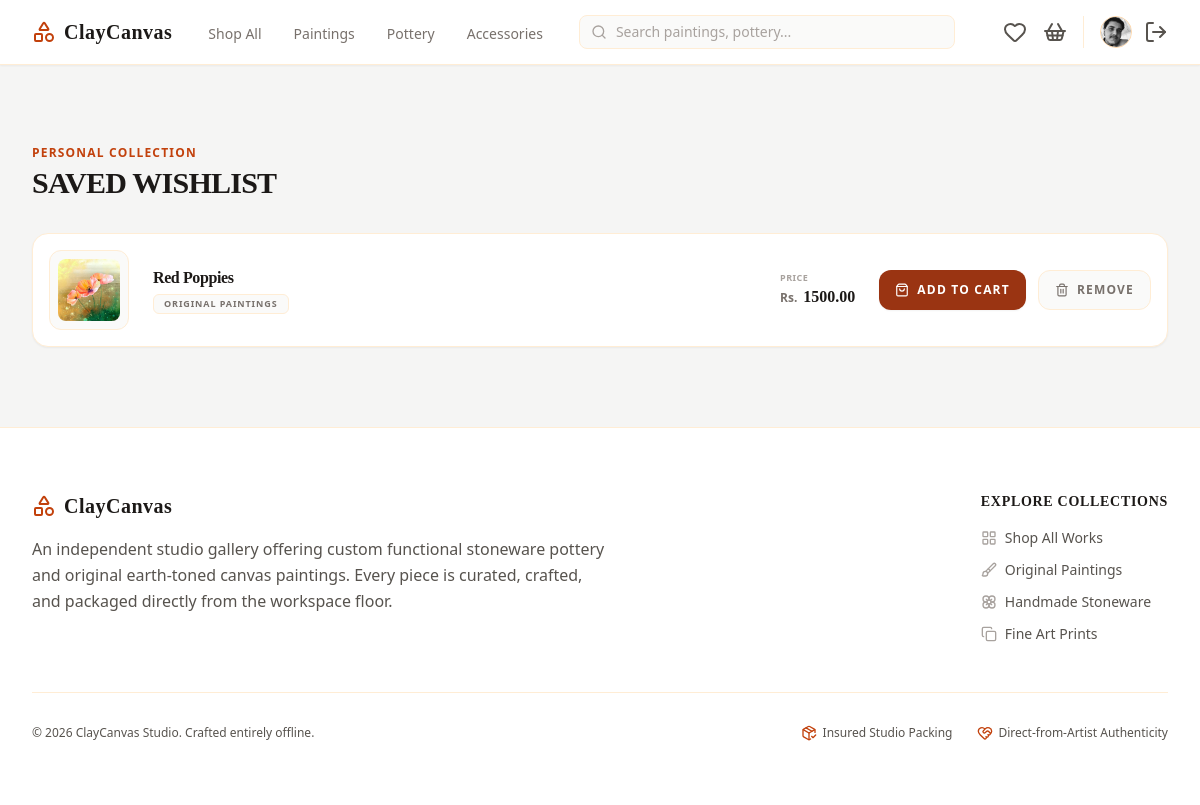
Page /wishlist/ (signed in) on the earlier database version.
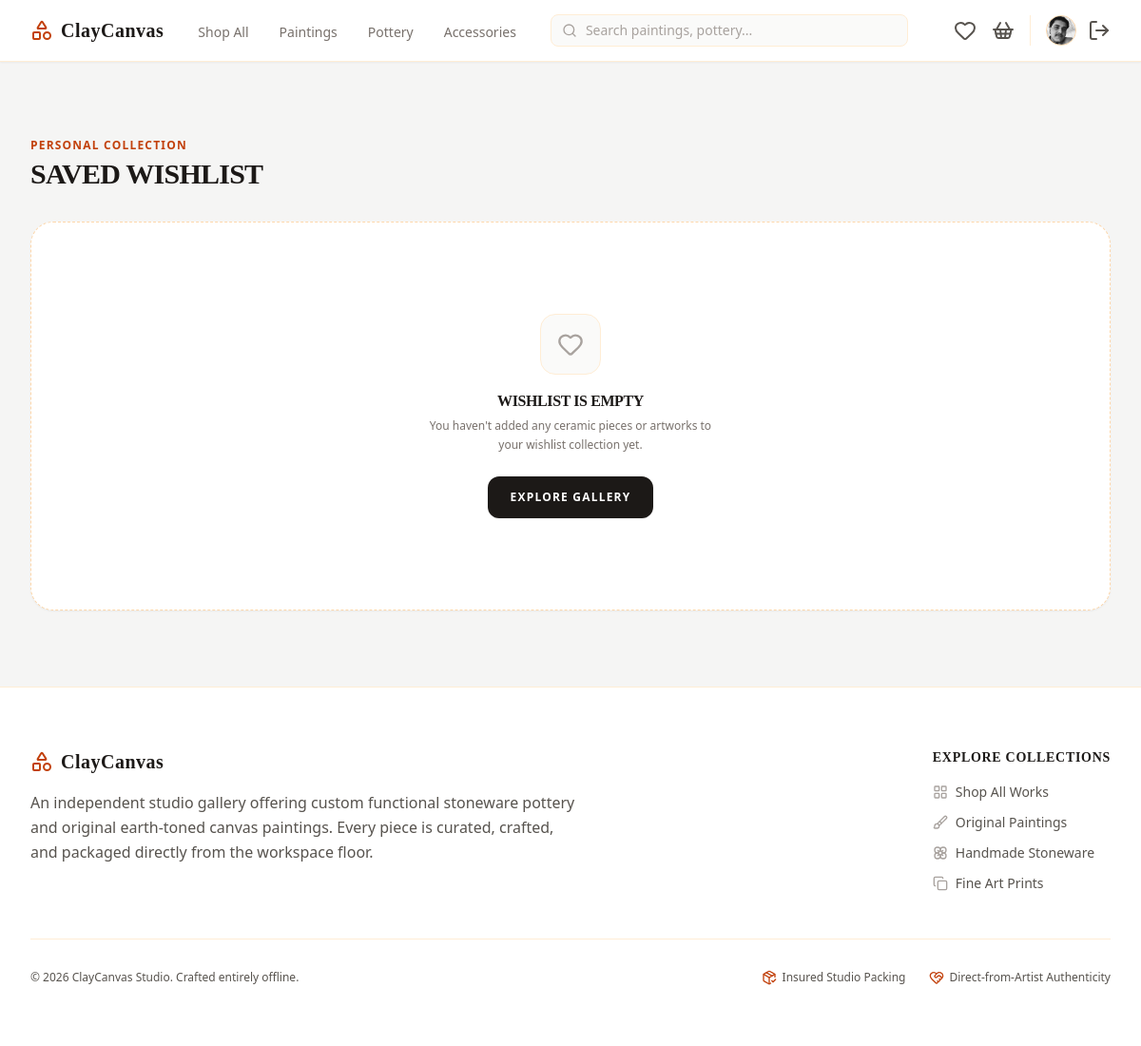
Same page on the later database version.
### cc_app/models.py (models this page shows, shortened)
class Wishlist(models.Model):
    customer = models.ForeignKey(User, on_delete=models.CASCADE, related_name='wishlist_items')
    product = models.ForeignKey(Product, on_delete=models.CASCADE)
    added_at = models.DateTimeField(auto_now_add=True)
    class Meta:
        unique_together = ('customer', 'product') # Prevents duplicating the same artwork in wishlist

class Product(models.Model):
    class Category(models.TextChoices):
        PAINTINGS = 'paintings', 'Original Paintings'
        POTTERY = 'pottery', 'Handmade Pottery'
        CERAMICS = 'ceramics', 'Sculptures & Ceramics'
        PRINTS = 'prints', 'Canvas & Fine Art Prints'
        ACCESSORIES = 'accessories', 'Art Supplies & Displays'
    name = models.CharField(max_length=255)
    category = models.CharField(max_length=30, choices=Category.choices)
    description = models.TextField(help_text="Detailed description of the artwork, dimensions, and materials used.")
    price = models.DecimalField(max_digits=10, decimal_places=2)
    stock = models.PositiveIntegerField(default=1, help_text="Set to 1 for unique, original one-off masterworks.")
    product_image = models.ImageField(upload_to='images/products/')
    is_active = models.BooleanField(default=True)
    created_at = models.DateTimeField(auto_now_add=True)

### cc_app/views/wishlist_view.py (the view)
# urls.py: path('wishlist/', wishlist_view, name='wishlist'),
@login_required
def wishlist_view(request):
    if request.user.is_staff:
        messages.error(request, "Staff members cannot access the wishlist.")
        return redirect('home')
    wishlist_items = Wishlist.objects.filter(customer=request.user)
    return render(request, 'main/wishlist_page.html',{'wishlist_items':wishlist_items})

### cc_app/templates/main/wishlist_page.html (shortened to what the changed rows need)
<!DOCTYPE html>
<html lang="en">
<head>
    {% load static %}
    <link href="{% static 'css/styles.css' %}" rel="stylesheet" />
</head>
<body class="bg-stone-100 text-stone-900 font-sans min-h-screen flex flex-col selection:bg-orange-200">
    <main class="flex-grow max-w-7xl w-full mx-auto px-4 sm:px-6 lg:px-8 py-12 lg:py-20 space-y-8">
        <div>
            <h1 class="text-xs font-bold uppercase tracking-widest text-orange-700 mb-1">Personal Collection</h1>
        </div>
        <div class="w-full">
            {% if wishlist_items %}
                <div class="space-y-4">
                    {% for item in wishlist_items %}
                        <div class="bg-white border border-orange-100 rounded-2xl p-4 flex flex-col sm:flex-row items-center justify-between gap-6 hover:border-orange-200 transition-all shadow-sm group">
                            <a href="/products/{{ item.product.id }}/" class="flex flex-col sm:flex-row items-center gap-6 flex-grow w-full">
                                <div class="w-20 h-20 bg-stone-50 border border-orange-100 rounded-xl overflow-hidden flex items-center justify-center p-2 flex-shrink-0">
                                    {% if item.product.product_image %}
                                        <img src="{{ item.product.product_image.url }}" alt="{{ item.product.name }}" class="w-full h-full object-cover rounded-lg group-hover:scale-105 transition-transform duration-500">
                                    {% else %}
                                        <i data-lucide="palette" class="w-6 h-6 text-stone-300"></i>
                                    {% endif %}
                                </div>
                                <div class="space-y-2 text-center sm:text-left flex-grow">
                                    <div class="flex flex-col items-center sm:items-start gap-1">
                                        <h3 class="font-bold text-stone-900 text-base tracking-tight font-serif group-hover:text-orange-700 transition-colors">
                                            {{ item.product.name }}
                                        </h3>
                                        <span class="bg-stone-50 border border-orange-100 text-[9px] font-bold uppercase tracking-widest text-stone-500 px-2.5 py-0.5 rounded-md">
                                            {{ item.product.get_category_display }}
                                        </span>
                                    </div>
                                </div>
                            </a>
                            <div class="flex flex-row sm:items-center justify-between sm:justify-end gap-6 w-full sm:w-auto border-t sm:border-t-0 border-stone-100 pt-4 sm:pt-0">
                                <div class="flex flex-col">
                                    <span class="text-[9px] uppercase font-bold tracking-wider text-stone-400">Price</span>
                                    <div class="flex items-baseline gap-1">
                                        <span class="text-xs font-bold text-stone-500 mr-0.5">Rs.</span>
                                        <span class="text-base font-bold text-orange-950 font-serif">{{ item.product.price|floatformat:2 }}</span>
                                    </div>
                                </div>
                                <div class="flex items-center gap-3">
                                    {% if item.product.stock > 0 %}
                                        <a href="/cart/add/{{ item.product.id }}/" class="bg-orange-800 hover:bg-orange-900 text-white font-bold h-10 px-4 rounded-xl transition-all flex items-center justify-center gap-2 text-xs uppercase tracking-widest shadow-sm whitespace-nowrap">
                                            <i data-lucide="shopping-bag" class="w-3.5 h-3.5"></i>
                                            <span>Add to Cart</span>
                                        </a>
                                    {% else %}
                                        <button disabled class="bg-stone-100 text-stone-400 font-bold h-10 px-4 rounded-xl border border-stone-200 flex items-center justify-center gap-2 text-xs uppercase tracking-widest cursor-not-allowed whitespace-nowrap">
                                            <i data-lucide="slash" class="w-3.5 h-3.5"></i>
                                            <span>Out of Stock</span>
                                        </button>
                                    {% endif %}
                                    <a href="/products/wishlist/remove/{{ item.product.id }}/" class="bg-stone-50 hover:bg-rose-50 text-stone-500 hover:text-rose-700 border border-orange-100 hover:border-rose-200 h-10 px-4 rounded-xl transition-all flex items-center justify-center gap-2 text-xs uppercase tracking-widest font-bold whitespace-nowrap" title="Remove Item">
                                        <i data-lucide="trash-2" class="w-3.5 h-3.5"></i>
                                        <span>Remove</span>
                                    </a>
                                </div>
                            </div>
                        </div>
                    {% endfor %}
                </div>
            {% else %}
                <div class="flex flex-col items-center justify-center text-center py-24 border border-dashed border-orange-200 rounded-3xl bg-white shadow-sm">
                    <div class="w-16 h-16 bg-stone-50 rounded-2xl flex items-center justify-center border border-orange-100 mb-4">
                        <i data-lucide="heart" class="w-7 h-7 text-stone-400"></i>
                    </div>
                    <h3 class="text-stone-900 font-bold text-base tracking-tight font-serif uppercase">Wishlist is Empty</h3>
                    <p class="text-xs text-stone-500 mt-1 max-w-xs leading-relaxed mb-6 font-medium">You haven't added any ceramic pieces or artworks to your wishlist collection yet.</p>
                    <a href="/products/" class="bg-stone-900 hover:bg-stone-950 text-white font-bold px-6 py-3.5 rounded-xl text-xs uppercase tracking-widest transition-all shadow-sm">
                        Explore Gallery
                    </a>
                </div>
            {% endif %}
        </div>
    </main>
</body>
</html>

Differences in the rows shown:
removed Wishlist: product.product_image (picture), product.name "Red Poppies", product.category "ORIGINAL PAINTINGS", product.price "1500.00"
Other differences:
text now shown: "WISHLIST IS EMPTY You haven't added any ceramic pieces or artworks to your wishlist collection yet. EXPLORE GALLERY"
